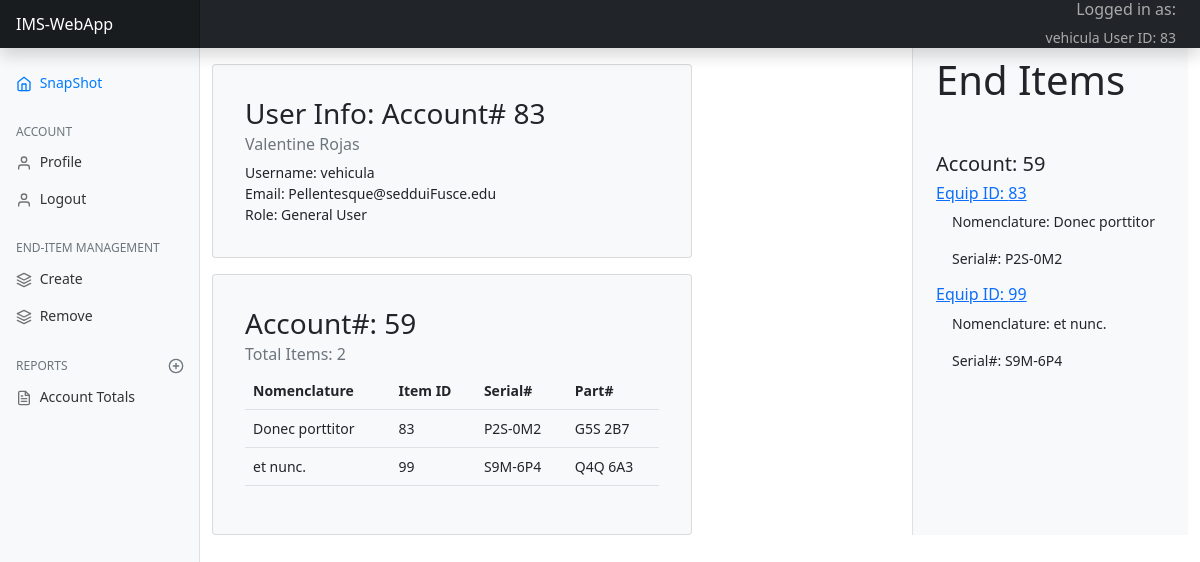
The page /home/ (signed in) on the database its author committed.
### account/models.py (models this page shows, shortened)
class Account(AbstractBaseUser):
    custodian_id            = models.AutoField(primary_key=True)
    email                   = models.EmailField(verbose_name="email",max_length=60, unique=True)
    username                = models.CharField(max_length=30, unique=True)
    first_name              = models.CharField(max_length=45)
    last_name               = models.CharField(max_length=45)
    date_joined             = models.DateTimeField(verbose_name='date joined', auto_now_add=True)
    last_login              = models.DateTimeField(verbose_name='last login', auto_now=True)
    is_admin                = models.BooleanField(default=False)
    is_active               = models.BooleanField(default=False)
    is_staff                = models.BooleanField(default=False)
    is_superuser            = models.BooleanField(default=False)
    USERNAME_FIELD = 'email'
    REQUIRED_FIELDS = ['username', 'first_name','last_name',]
    objects = MyAccountManager()
    def __str__(self):
        return self.email

### ims/models.py (models this page shows, shortened)
class EndItem(models.Model):
    end_item_id = models.AutoField(primary_key=True)
    nomenclature = models.CharField(max_length=45)
    part_number = models.CharField(max_length=45)
    serial_number = models.CharField(max_length=45)
    end_item_account_number = models.ForeignKey(EqAccount, on_delete=models.CASCADE, null=True, blank=True)
    status = models.IntegerField

### ims/views.py (the view)
# urls.py: 2. Add a URL to urlpatterns:  path('', views.home, name='home')
@login_required(login_url='login')
def home(request):
    current_user = request.user
    user_id = current_user.pk
    eq_acct = get_eq_acct(user_id)
    end_items = get_end_items(eq_acct)
    title = "Home"
    total_items = 0
    for item in end_items:
        total_items += 1
    print('ims.views.home: ', eq_acct)
    context = {'total_items': total_items, 'title': title,'current_user': current_user, 'user_id': user_id, 'eq_acct': eq_acct, 'end_items': end_items}
    return render(request, 'ims/home.html', context)

### ims/views.py (called while the page is built)
def get_eq_acct(user_id):
    eq_acct = EqAccount.objects.values_list('eq_account_number', flat=True).filter(eq_account_custodian_id=user_id).first()
    return eq_acct

def get_end_items(eq_acct):
    end_items = EndItem.objects.filter(end_item_account_number=eq_acct)
    return end_items

### ims/templates/ims/home.html
{% extends "ims/ims_base.html" %}
{% block content %}
    <div class="card bg-light p-3 mt-3" style="width: 30rem;">
        <div class="card-body">
            <h3 class="card-title">User Info: Account# {{ user.pk }}</h3>
            <h6 class="card-subtitle mb-2 text-muted">{{ user.first_name }} {{ user.last_name }}</h6>
            <p class="card-text">Username: {{ user.username }}<br>
            Email: {{ user }}<br>
            {% if user.is_admin %}
                Role: Admin
            {% else %}
                Role: General User
            {% endif %}
            </p>
        </div>
    </div>
    <div class="card bg-light p-3 mt-3"   style="width: 30rem;">
        <div class="card-body">
            <h3 class="card-title">Account#: {{ eq_acct }}</h3>
            <h6 class="card-subtitle mb-2 text-muted">Total Items: {{ total_items }}</h6>
            <table class="table">
                <tr class="p-3">
                    <th>Nomenclature</th>
                    <th>Item ID</th>
                    <th>Serial#</th>
                    <th>Part#</th>
                </tr class="p-3">
                {% for item in end_items %}
                    <tr class="p-2">
                        <td>{{ item.nomenclature }}</td>
                        <td>{{ item.pk }}</td>
                        <td>{{ item.serial_number }}</td>
                        <td>{{ item.part_number }}</td>
                    </tr>
                {% endfor %}
            </table>
        </div>
    </div>
{% endblock %}

### ims/templates/ims/ims_base.html (shortened to what this page needs)
{% load static %}
<!doctype html>
<html lang="en">
  <head>
    <link href="https://getbootstrap.com/docs/5.0/dist/css/bootstrap.min.css" rel="stylesheet">
    <link href="https://getbootstrap.com/docs/5.0/examples/dashboard/dashboard.css" rel="stylesheet">
    <link rel="stylesheet" href="{% static 'ims_main.css' %}">
  </head>
<body>
    <header class="navbar navbar-dark sticky-top bg-dark flex-md-nowrap p-0 shadow">
        <a class="navbar-brand col-md-3 col-lg-2 me-0 px-3" href="{% url 'home' %}">IMS-WebApp</a>
        <div class="ml-auto pe-4 loggedin"><h6>Logged in as: </h6>{{ user.username }} User ID: {{ user.pk }}</div>
    </header>
    <div class="container-fluid">
        <div class="row">
            <div class="col-lg-2 col-md-3">
                <nav id="sidebarMenu" class="col-md-3 col-lg-2 d-md-block bg-light sidebar collapse">
                    <div class="position-sticky pt-3">
                        <ul class="nav flex-column">
                            <li class="nav-item">
                                <a class="nav-link active" aria-current="page" href="{% url 'home' %}">
                                    <span data-feather="home"></span>
                                    SnapShot
                                </a>
                            </li>
                        </ul>
                        <h6 class="sidebar-heading d-flex justify-content-between align-items-center px-3 mt-4 mb-1 text-muted">
                            <span>Account</span>
                        </h6>
                        <ul class="nav flex-column">
                            <li class="nav-item">
                                <a class="nav-link" href="{% url 'profile' %}">
                                    <span data-feather="user"></span>
                                    Profile
                                </a>
                            </li>
                            <li class="nav-item">
                                <a class="nav-link" href="{% url 'logout' %}">
                                    <span data-feather="user"></span>
                                    Logout
                                </a>
                            </li>
                        </ul>
                        <h6 class="sidebar-heading d-flex justify-content-between align-items-center px-3 mt-4 mb-1 text-muted">
                            <span>End-Item Management</span>
                        </h6>
                        <ul class="nav flex-column mb-2">
                            <li class="nav-item">
                                <a class="nav-link" href="{% url 'newItem' %}">
                                    <span data-feather="layers"></span>
                                    Create
                                </a>
                            </li>
                            <li class="nav-item">
                                <a class="nav-link" href="#">
                                    <span data-feather="layers"></span>
                                    Remove
                                </a>
                            </li>
                        </ul>
                        <h6 class="sidebar-heading d-flex justify-content-between align-items-center px-3 mt-4 mb-1 text-muted">
                            <span>Reports</span>
                                <a class="link-secondary" href="#" aria-label="Add a new report">
                                    <span data-feather="plus-circle"></span>
                                </a>
                        </h6>
                        <ul class="nav flex-column mb-2">
                            <li class="nav-item">
                                <a class="nav-link" href="#">
                                    <span data-feather="file-text"></span>
                                        Account Totals
                                </a>
                            </li>
                        </ul>
                    </div>
                </nav>
            </div>
            <div id="page-content" class="col-md-6 col-lg-7 col-sm-8">
            {% block content %} {% endblock %}
            </div>
            <div class="col-md-3 col-lg-3 col-sm-4">
                <div class="container right-side">
                    <h1 class="pt-2 mb-5">End Items</h1>
                    <h5 class="acct_id" id="{{ eq_acct }}">Account: {{ eq_acct }}</h5>
                    {% for item in end_items %}
                        <a id="{{ item.end_item_id }}" href="{% url 'updateItem' item.end_item_id %}"><h6>Equip ID: {{ item.end_item_id }}</h6></a>
                        <p class="ps-3">Nomenclature: {{ item.nomenclature }}</p>
                        <p class="ps-3">Serial#: {{ item.serial_number }}</p>
                    {% endfor %}
                </div>
            </div>
        </div>
    </div>
</body>
</html>

### ims/static/ims_main.css (style rules this page uses)
body { font-size: .875rem; }
.feather { width: 16px; height: 16px; vertical-align: text-bottom; }
.sidebar { position: fixed; top: 0; bottom: 0; left: 0; z-index: 100; padding: 48px 0 0; box-shadow: inset -1px 0 0 rgba(0, 0, 0, .1); }
.sidebar .nav-link { font-weight: 500; color: #333; }
.sidebar .nav-link .feather { margin-right: 4px; color: #727272; }
.sidebar .nav-link.active { color: #007bff; }
.sidebar .nav-link:hover .feather, .sidebar .nav-link.active .feather { color: inherit; }
.sidebar-heading { font-size: .75rem; text-transform: uppercase; }
.navbar-brand { padding-top: .75rem; padding-bottom: .75rem; font-size: 1rem; background-color: rgba(0, 0, 0, .25); box-shadow: inset -1px 0 0 rgba(0, 0, 0, .25); }

### ims/templates/ims/ims_base.html (style rules this page uses)
.loggedin { color: #aaaaaa; text-align: right; }
.right-side, .container { height: 100%; box-shadow: inset 1px 0 0 rgba(0, 0, 0, .1); overflow-x: auto; overflow-y: auto; border-left:inherit; background-color: #f8f9fa!important; }

### rows shown on the page
Account: username "vehicula", pk "83", first_name "Valentine", last_name "Rojas", email "Pellentesque@sedduiFusce.edu"
EndItem: nomenclature "Donec porttitor", pk "83", serial_number "P2S-0M2", part_number "G5S 2B7", end_item_id "83"
EndItem: nomenclature "et nunc.", pk "99", serial_number "S9M-6P4", part_number "Q4Q 6A3", end_item_id "99"

### other values the page prints
{{ eq_acct }} "59"
{{ total_items }} "2"
